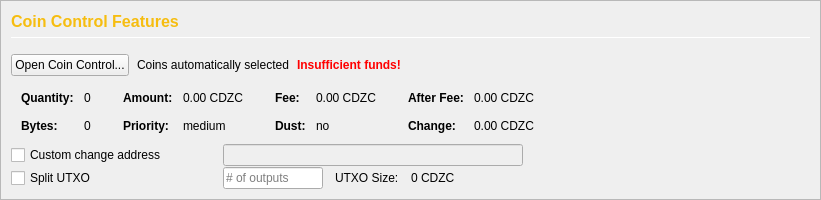
         <widget class="QFrame" name="frameCoinControl">
          <property name="sizePolicy">
           <sizepolicy hsizetype="Expanding" vsizetype="Expanding">
            <horstretch>0</horstretch>
            <verstretch>0</verstretch>
           </sizepolicy>
          </property>
          <property name="maximumSize">
           <size>
            <width>16777215</width>
            <height>16777215</height>
           </size>
          </property>
          <property name="frameShape">
           <enum>QFrame::StyledPanel</enum>
          </property>
          <property name="frameShadow">
           <enum>QFrame::Sunken</enum>
          </property>
          <layout class="QVBoxLayout" name="verticalLayoutCoinControl2">
           <property name="spacing">
            <number>0</number>
           </property>
           <property name="leftMargin">
            <number>0</number>
           </property>
           <property name="topMargin">
            <number>0</number>
           </property>
           <property name="rightMargin">
            <number>0</number>
           </property>
           <property name="bottomMargin">
            <number>0</number>
           </property>
           <item>
            <widget class="QFrame" name="frameCoinControl_BG">
             <layout class="QVBoxLayout" name="verticalLayoutCoinControl" stretch="0,0,0,0,0,0">
              <property name="spacing">
               <number>1</number>
              </property>
              <property name="leftMargin">
               <number>10</number>
              </property>
              <property name="topMargin">
               <number>10</number>
              </property>
              <item>
               <layout class="QHBoxLayout" name="horizontalLayoutCoinControl1">
                <property name="bottomMargin">
                 <number>15</number>
                </property>
                <item>
                 <layout class="QVBoxLayout" name="verticalLayout_3">
                  <property name="spacing">
                   <number>6</number>
                  </property>
                  <item>
                   <widget class="QLabel" name="labelCoinControlFeatures">
                    <property name="sizePolicy">
                     <sizepolicy hsizetype="Preferred" vsizetype="Maximum">
                      <horstretch>0</horstretch>
                      <verstretch>0</verstretch>
                     </sizepolicy>
                    </property>
                    <property name="minimumSize">
                     <size>
                      <width>0</width>
                      <height>20</height>
                     </size>
                    </property>
                    <property name="font">
                     <font>
                      <pointsize>12</pointsize>
                      <weight>75</weight>
                      <bold>true</bold>
                     </font>
                    </property>
                    <property name="styleSheet">
                     <string notr="true">color:#f6bd10;font-weight:bold;</string>
                    </property>
                    <property name="text">
                     <string>Coin Control Features</string>
                    </property>
                   </widget>
                  </item>
                  <item>
                   <widget class="Line" name="line">
                    <property name="minimumSize">
                     <size>
                      <width>0</width>
                      <height>1</height>
                     </size>
                    </property>
                    <property name="maximumSize">
                     <size>
                      <width>16777215</width>
                      <height>1</height>
                     </size>
                    </property>
                    <property name="orientation">
                     <enum>Qt::Horizontal</enum>
                    </property>
                   </widget>
                  </item>
                 </layout>
                </item>
               </layout>
              </item>
              <item>
               <layout class="QHBoxLayout" name="horizontalLayoutCoinControl2" stretch="0,0,0,0">
                <property name="spacing">
                 <number>8</number>
                </property>
                <property name="bottomMargin">
                 <number>10</number>
                </property>
                <item>
                 <widget class="QPushButton" name="pushButtonCoinControl">
                  <property name="styleSheet">
                   <string notr="true"/>
                  </property>
                  <property name="text">
                   <string>Open Coin Control...</string>
                  </property>
                  <property name="autoDefault">
                   <bool>false</bool>
                  </property>
                 </widget>
                </item>
                <item>
                 <widget class="QLabel" name="labelCoinControlAutomaticallySelected">
                  <property name="text">
                   <string>Coins automatically selected</string>
                  </property>
                  <property name="margin">
                   <number>5</number>
                  </property>
                 </widget>
                </item>
                <item>
                 <widget class="QLabel" name="labelCoinControlInsuffFunds">
                  <property name="font">
                   <font>
                    <weight>75</weight>
                    <bold>true</bold>
                   </font>
                  </property>
                  <property name="styleSheet">
                   <string notr="true">color:red;font-weight:bold;</string>
                  </property>
                  <property name="text">
                   <string>Insufficient funds!</string>
                  </property>
                  <property name="margin">
                   <number>5</number>
                  </property>
                 </widget>
                </item>
                <item>
                 <spacer name="horizontalSpacerCoinControl">
                  <property name="orientation">
                   <enum>Qt::Horizontal</enum>
                  </property>
                  <property name="sizeHint" stdset="0">
                   <size>
                    <width>40</width>
                    <height>1</height>
                   </size>
                  </property>
                 </spacer>
                </item>
               </layout>
              </item>
              <item>
               <widget class="QWidget" name="widgetCoinControl" native="true">
                <property name="sizePolicy">
                 <sizepolicy hsizetype="Preferred" vsizetype="Preferred">
                  <horstretch>0</horstretch>
                  <verstretch>0</verstretch>
                 </sizepolicy>
                </property>
                <property name="minimumSize">
                 <size>
                  <width>0</width>
                  <height>0</height>
                 </size>
                </property>
                <property name="styleSheet">
                 <string notr="true"/>
                </property>
                <layout class="QHBoxLayout" name="horizontalLayoutCoinControl5">
                 <property name="leftMargin">
                  <number>0</number>
                 </property>
                 <property name="topMargin">
                  <number>0</number>
                 </property>
                 <property name="rightMargin">
                  <number>0</number>
                 </property>
                 <property name="bottomMargin">
                  <number>0</number>
                 </property>
                 <item>
                  <layout class="QHBoxLayout" name="horizontalLayoutCoinControl3" stretch="0,0,0,1">
                   <property name="spacing">
                    <number>20</number>
                   </property>
                   <property name="topMargin">
                    <number>0</number>
                   </property>
                   <property name="bottomMargin">
                    <number>10</number>
                   </property>
                   <item>
                    <layout class="QFormLayout" name="formLayoutCoinControl1">
                     <property name="horizontalSpacing">
                      <number>10</number>
                     </property>
                     <property name="verticalSpacing">
                      <number>14</number>
                     </property>
                     <property name="leftMargin">
                      <number>10</number>
                     </property>
                     <property name="topMargin">
                      <number>4</number>
                     </property>
                     <property name="rightMargin">
                      <number>6</number>
                     </property>
                     <item row="0" column="0">
                      <widget class="QLabel" name="labelCoinControlQuantityText">
                       <property name="font">
                        <font>
                         <weight>75</weight>
                         <bold>true</bold>
                        </font>
                       </property>
                       <property name="text">
                        <string>Quantity:</string>
                       </property>
                       <property name="margin">
                        <number>0</number>
                       </property>
                      </widget>
                     </item>
                     <item row="0" column="1">
                      <widget class="QLabel" name="labelCoinControlQuantity">
                       <property name="cursor">
                        <cursorShape>IBeamCursor</cursorShape>
                       </property>
                       <property name="contextMenuPolicy">
                        <enum>Qt::ActionsContextMenu</enum>
                       </property>
                       <property name="text">
                        <string notr="true">0</string>
                       </property>
                       <property name="margin">
                        <number>0</number>
                       </property>
                       <property name="textInteractionFlags">
                        <set>Qt::LinksAccessibleByMouse|Qt::TextSelectableByKeyboard|Qt::TextSelectableByMouse</set>
                       </property>
                      </widget>
                     </item>
                     <item row="1" column="0">
                      <widget class="QLabel" name="labelCoinControlBytesText">
                       <property name="font">
                        <font>
                         <weight>75</weight>
                         <bold>true</bold>
                        </font>
                       </property>
                       <property name="text">
                        <string>Bytes:</string>
                       </property>
                      </widget>
                     </item>
                     <item row="1" column="1">
                      <widget class="QLabel" name="labelCoinControlBytes">
                       <property name="cursor">
                        <cursorShape>IBeamCursor</cursorShape>
                       </property>
                       <property name="contextMenuPolicy">
                        <enum>Qt::ActionsContextMenu</enum>
                       </property>
                       <property name="text">
                        <string notr="true">0</string>
                       </property>
                       <property name="textInteractionFlags">
                        <set>Qt::LinksAccessibleByMouse|Qt::TextSelectableByKeyboard|Qt::TextSelectableByMouse</set>
                       </property>
                      </widget>
                     </item>
                    </layout>
                   </item>
                   <item>
                    <layout class="QFormLayout" name="formLayoutCoinControl2">
                     <property name="horizontalSpacing">
                      <number>10</number>
                     </property>
                     <property name="verticalSpacing">
                      <number>14</number>
                     </property>
                     <property name="leftMargin">
                      <number>6</number>
                     </property>
                     <property name="topMargin">
                      <number>4</number>
                     </property>
                     <property name="rightMargin">
                      <number>6</number>
                     </property>
                     <item row="0" column="0">
                      <widget class="QLabel" name="labelCoinControlAmountText">
                       <property name="font">
                        <font>
                         <weight>75</weight>
                         <bold>true</bold>
                        </font>
                       </property>
                       <property name="text">
                        <string>Amount:</string>
                       </property>
                       <property name="margin">
                        <number>0</number>
                       </property>
                      </widget>
                     </item>
                     <item row="0" column="1">
                      <widget class="QLabel" name="labelCoinControlAmount">
                       <property name="cursor">
                        <cursorShape>IBeamCursor</cursorShape>
                       </property>
                       <property name="contextMenuPolicy">
                        <enum>Qt::ActionsContextMenu</enum>
                       </property>
                       <property name="text">
                        <string notr="true">0.00 CDZC</string>
                       </property>
                       <property name="textInteractionFlags">
                        <set>Qt::LinksAccessibleByMouse|Qt::TextSelectableByKeyboard|Qt::TextSelectableByMouse</set>
                       </property>
                      </widget>
                     </item>
                     <item row="1" column="0">
                      <widget class="QLabel" name="labelCoinControlPriorityText">
                       <property name="font">
                        <font>
                         <weight>75</weight>
                         <bold>true</bold>
                        </font>
                       </property>
                       <property name="text">
                        <string>Priority:</string>
                       </property>
                      </widget>
                     </item>
                     <item row="1" column="1">
                      <widget class="QLabel" name="labelCoinControlPriority">
                       <property name="cursor">
                        <cursorShape>IBeamCursor</cursorShape>
                       </property>
                       <property name="contextMenuPolicy">
                        <enum>Qt::ActionsContextMenu</enum>
                       </property>
                       <property name="text">
                        <string>medium</string>
                       </property>
                       <property name="textInteractionFlags">
                        <set>Qt::LinksAccessibleByMouse|Qt::TextSelectableByKeyboard|Qt::TextSelectableByMouse</set>
                       </property>
                      </widget>
                     </item>
                    </layout>
                   </item>
                   <item>
                    <layout class="QFormLayout" name="formLayoutCoinControl3">
                     <property name="horizontalSpacing">
                      <number>10</number>
                     </property>
                     <property name="verticalSpacing">
                      <number>14</number>
                     </property>
                     <property name="leftMargin">
                      <number>6</number>
                     </property>
                     <property name="topMargin">
                      <number>4</number>
                     </property>
                     <property name="rightMargin">
                      <number>6</number>
                     </property>
                     <item row="0" column="0">
                      <widget class="QLabel" name="labelCoinControlFeeText">
                       <property name="font">
                        <font>
                         <weight>75</weight>
                         <bold>true</bold>
                        </font>
                       </property>
                       <property name="text">
                        <string>Fee:</string>
                       </property>
                       <property name="margin">
                        <number>0</number>
                       </property>
                      </widget>
                     </item>
                     <item row="0" column="1">
                      <widget class="QLabel" name="labelCoinControlFee">
                       <property name="cursor">
                        <cursorShape>IBeamCursor</cursorShape>
                       </property>
                       <property name="contextMenuPolicy">
                        <enum>Qt::ActionsContextMenu</enum>
                       </property>
                       <property name="text">
                        <string notr="true">0.00 CDZC</string>
                       </property>
                       <property name="textInteractionFlags">
                        <set>Qt::LinksAccessibleByMouse|Qt::TextSelectableByKeyboard|Qt::TextSelectableByMouse</set>
                       </property>
                      </widget>
                     </item>
                     <item row="1" column="0">
                      <widget class="QLabel" name="labelCoinControlLowOutputText">
                       <property name="font">
                        <font>
                         <weight>75</weight>
                         <bold>true</bold>
                        </font>
                       </property>
                       <property name="text">
                        <string>Dust:</string>
                       </property>
                      </widget>
                     </item>
                     <item row="1" column="1">
                      <widget class="QLabel" name="labelCoinControlLowOutput">
                       <property name="cursor">
                        <cursorShape>IBeamCursor</cursorShape>
                       </property>
                       <property name="contextMenuPolicy">
                        <enum>Qt::ActionsContextMenu</enum>
                       </property>
                       <property name="text">
                        <string>no</string>
                       </property>
                       <property name="textInteractionFlags">
                        <set>Qt::LinksAccessibleByMouse|Qt::TextSelectableByKeyboard|Qt::TextSelectableByMouse</set>
                       </property>
                      </widget>
                     </item>
                    </layout>
                   </item>
                   <item>
                    <layout class="QFormLayout" name="formLayoutCoinControl4">
                     <property name="horizontalSpacing">
                      <number>10</number>
                     </property>
                     <property name="verticalSpacing">
                      <number>14</number>
                     </property>
                     <property name="leftMargin">
                      <number>6</number>
                     </property>
                     <property name="topMargin">
                      <number>4</number>
                     </property>
                     <property name="rightMargin">
                      <number>6</number>
                     </property>
                     <item row="0" column="0">
                      <widget class="QLabel" name="labelCoinControlAfterFeeText">
                       <property name="font">
                        <font>
                         <weight>75</weight>
                         <bold>true</bold>
                        </font>
                       </property>
                       <property name="text">
                        <string>After Fee:</string>
                       </property>
                       <property name="margin">
                        <number>0</number>
                       </property>
                      </widget>
                     </item>
                     <item row="0" column="1">
                      <widget class="QLabel" name="labelCoinControlAfterFee">
                       <property name="cursor">
                        <cursorShape>IBeamCursor</cursorShape>
                       </property>
                       <property name="contextMenuPolicy">
                        <enum>Qt::ActionsContextMenu</enum>
                       </property>
                       <property name="text">
                        <string notr="true">0.00 CDZC</string>
                       </property>
                       <property name="textInteractionFlags">
                        <set>Qt::LinksAccessibleByMouse|Qt::TextSelectableByKeyboard|Qt::TextSelectableByMouse</set>
                       </property>
                      </widget>
                     </item>
                     <item row="1" column="0">
                      <widget class="QLabel" name="labelCoinControlChangeText">
                       <property name="font">
                        <font>
                         <weight>75</weight>
                         <bold>true</bold>
                        </font>
                       </property>
                       <property name="text">
                        <string>Change:</string>
                       </property>
                      </widget>
                     </item>
                     <item row="1" column="1">
                      <widget class="QLabel" name="labelCoinControlChange">
                       <property name="cursor">
                        <cursorShape>IBeamCursor</cursorShape>
                       </property>
                       <property name="contextMenuPolicy">
                        <enum>Qt::ActionsContextMenu</enum>
                       </property>
                       <property name="text">
                        <string notr="true">0.00 CDZC</string>
                       </property>
                       <property name="textInteractionFlags">
                        <set>Qt::LinksAccessibleByMouse|Qt::TextSelectableByKeyboard|Qt::TextSelectableByMouse</set>
                       </property>
                      </widget>
                     </item>
                    </layout>
                   </item>
                  </layout>
                 </item>
                </layout>
               </widget>
              </item>
              <item>
               <layout class="QHBoxLayout" name="horizontalLayoutCoinControl4">
                <property name="spacing">
                 <number>12</number>
                </property>
                <property name="sizeConstraint">
                 <enum>QLayout::SetDefaultConstraint</enum>
                </property>
                <property name="topMargin">
                 <number>0</number>
                </property>
                <property name="rightMargin">
                 <number>0</number>
                </property>
                <item>
                 <widget class="QCheckBox" name="checkBoxCoinControlChange">
                  <property name="sizePolicy">
                   <sizepolicy hsizetype="Preferred" vsizetype="Preferred">
                    <horstretch>0</horstretch>
                    <verstretch>0</verstretch>
                   </sizepolicy>
                  </property>
                  <property name="minimumSize">
                   <size>
                    <width>200</width>
                    <height>0</height>
                   </size>
                  </property>
                  <property name="maximumSize">
                   <size>
                    <width>200</width>
                    <height>16777215</height>
                   </size>
                  </property>
                  <property name="toolTip">
                   <string>If this is activated, but the change address is empty or invalid, change will be sent to a newly generated address.</string>
                  </property>
                  <property name="text">
                   <string>Custom change address</string>
                  </property>
                 </widget>
                </item>
                <item>
                 <widget class="QValidatedLineEdit" name="lineEditCoinControlChange">
                  <property name="enabled">
                   <bool>false</bool>
                  </property>
                  <property name="sizePolicy">
                   <sizepolicy hsizetype="Preferred" vsizetype="Preferred">
                    <horstretch>0</horstretch>
                    <verstretch>0</verstretch>
                   </sizepolicy>
                  </property>
                  <property name="minimumSize">
                   <size>
                    <width>300</width>
                    <height>0</height>
                   </size>
                  </property>
                 </widget>
                </item>
                <item>
                 <widget class="QLabel" name="labelCoinControlChangeLabel">
                  <property name="sizePolicy">
                   <sizepolicy hsizetype="Preferred" vsizetype="Preferred">
                    <horstretch>0</horstretch>
                    <verstretch>0</verstretch>
                   </sizepolicy>
                  </property>
                  <property name="minimumSize">
                   <size>
                    <width>100</width>
                    <height>0</height>
                   </size>
                  </property>
                  <property name="text">
                   <string/>
                  </property>
                  <property name="margin">
                   <number>3</number>
                  </property>
                 </widget>
                </item>
               </layout>
              </item>
              <item>
               <layout class="QHBoxLayout" name="horizontalLayoutCoinControl6">
                <property name="spacing">
                 <number>12</number>
                </property>
                <property name="rightMargin">
                 <number>0</number>
                </property>
                <item>
                 <widget class="QCheckBox" name="splitBlockCheckBox">
                  <property name="sizePolicy">
                   <sizepolicy hsizetype="Preferred" vsizetype="Preferred">
                    <horstretch>0</horstretch>
                    <verstretch>0</verstretch>
                   </sizepolicy>
                  </property>
                  <property name="minimumSize">
                   <size>
                    <width>200</width>
                    <height>0</height>
                   </size>
                  </property>
                  <property name="maximumSize">
                   <size>
                    <width>200</width>
                    <height>16777215</height>
                   </size>
                  </property>
                  <property name="text">
                   <string>Split UTXO</string>
                  </property>
                 </widget>
                </item>
                <item>
                 <widget class="QLineEdit" name="splitBlockLineEdit">
                  <property name="sizePolicy">
                   <sizepolicy hsizetype="Preferred" vsizetype="Preferred">
                    <horstretch>50</horstretch>
                    <verstretch>0</verstretch>
                   </sizepolicy>
                  </property>
                  <property name="minimumSize">
                   <size>
                    <width>100</width>
                    <height>0</height>
                   </size>
                  </property>
                  <property name="maximumSize">
                   <size>
                    <width>100</width>
                    <height>16777215</height>
                   </size>
                  </property>
                  <property name="placeholderText">
                   <string># of outputs</string>
                  </property>
                 </widget>
                </item>
                <item>
                 <widget class="QLabel" name="labelBlockSizeText">
                  <property name="text">
                   <string>UTXO Size:</string>
                  </property>
                 </widget>
                </item>
                <item>
                 <widget class="QLabel" name="labelBlockSize">
                  <property name="text">
                   <string>0 CDZC</string>
                  </property>
                 </widget>
                </item>
                <item>
                 <spacer name="horizontalSpacer_7">
                  <property name="orientation">
                   <enum>Qt::Horizontal</enum>
                  </property>
                  <property name="sizeHint" stdset="0">
                   <size>
                    <width>40</width>
                    <height>20</height>
                   </size>
                  </property>
                 </spacer>
                </item>
               </layout>
              </item>
              <item>
               <spacer name="verticalSpacerCoinControl">
                <property name="orientation">
                 <enum>Qt::Vertical</enum>
                </property>
                <property name="sizeHint" stdset="0">
                 <size>
                  <width>800</width>
                  <height>1</height>
                 </size>
                </property>
               </spacer>
              </item>
             </layout>
            </widget>
           </item>
          </layout>
         </widget>
